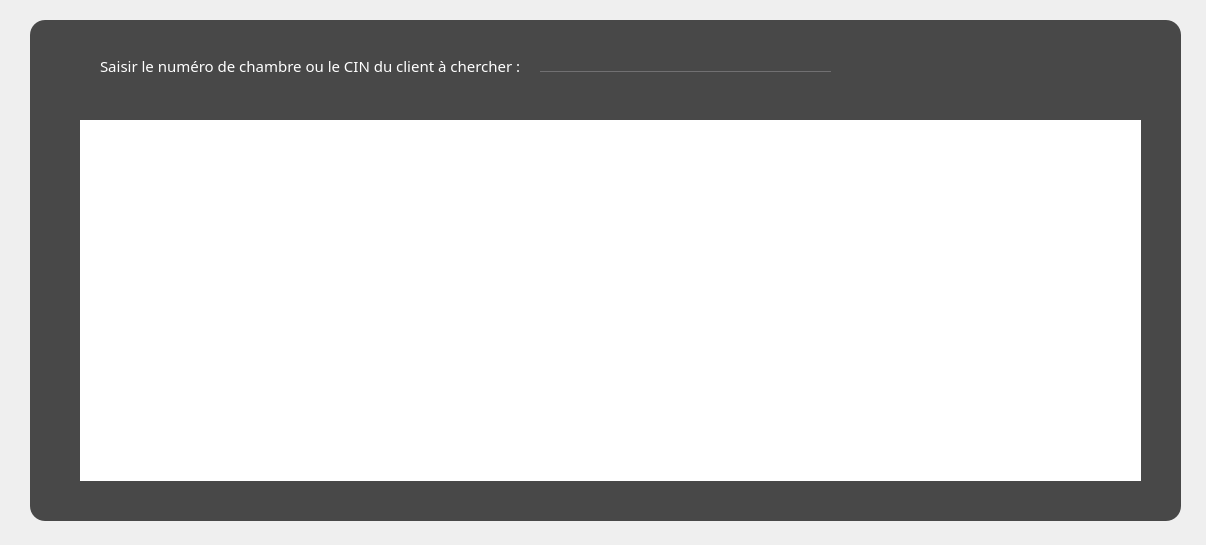
<?xml version="1.0" encoding="UTF-8"?>
<ui version="4.0">
 <class>Historique</class>
 <widget class="QDialog" name="Historique">
  <property name="geometry">
   <rect>
    <x>0</x>
    <y>0</y>
    <width>1206</width>
    <height>545</height>
   </rect>
  </property>
  <property name="windowTitle">
   <string>Hotel</string>
  </property>
  <property name="windowIcon">
   <iconset resource="image.qrc">
    <normaloff>:/projetimages/projetimages/e.png</normaloff>:/projetimages/projetimages/e.png</iconset>
  </property>
  <property name="styleSheet">
   <string notr="true">#Historique 
{
	background-image: url(:/projetimages/projetimages/a.jpg);
}</string>
  </property>
  <widget class="QFrame" name="frame">
   <property name="geometry">
    <rect>
     <x>30</x>
     <y>20</y>
     <width>1151</width>
     <height>501</height>
    </rect>
   </property>
   <property name="styleSheet">
    <string notr="true">QTableView {
selection-background-color:red;
border-radius:15px;
}

#Historique
{
	background-image: url(:/projetimages/a.jpg);
}
*{
font-family:centry gothlic ;
font-size:15px;
}
#frame
{

background:rgba(0,0,0,0.7);
border-radius:15px;
}
QLineEdit
{
background:transparent;
border:none;
color:#717072;
border-bottom:1px solid #717072;
}
#label{color:white;}</string>
   </property>
   <property name="frameShape">
    <enum>QFrame::StyledPanel</enum>
   </property>
   <property name="frameShadow">
    <enum>QFrame::Raised</enum>
   </property>
   <widget class="QTableView" name="tableViewH">
    <property name="geometry">
     <rect>
      <x>50</x>
      <y>100</y>
      <width>1061</width>
      <height>361</height>
     </rect>
    </property>
   </widget>
   <widget class="QLineEdit" name="cherhisresutil_txt">
    <property name="geometry">
     <rect>
      <x>510</x>
      <y>30</y>
      <width>291</width>
      <height>22</height>
     </rect>
    </property>
   </widget>
   <widget class="QLabel" name="label">
    <property name="geometry">
     <rect>
      <x>70</x>
      <y>36</y>
      <width>421</width>
      <height>20</height>
     </rect>
    </property>
    <property name="text">
     <string>Saisir le numéro de chambre ou le CIN du client à chercher :</string>
    </property>
   </widget>
  </widget>
 </widget>
 <resources>
  <include location="image.qrc"/>
 </resources>
 <connections/>
</ui>
